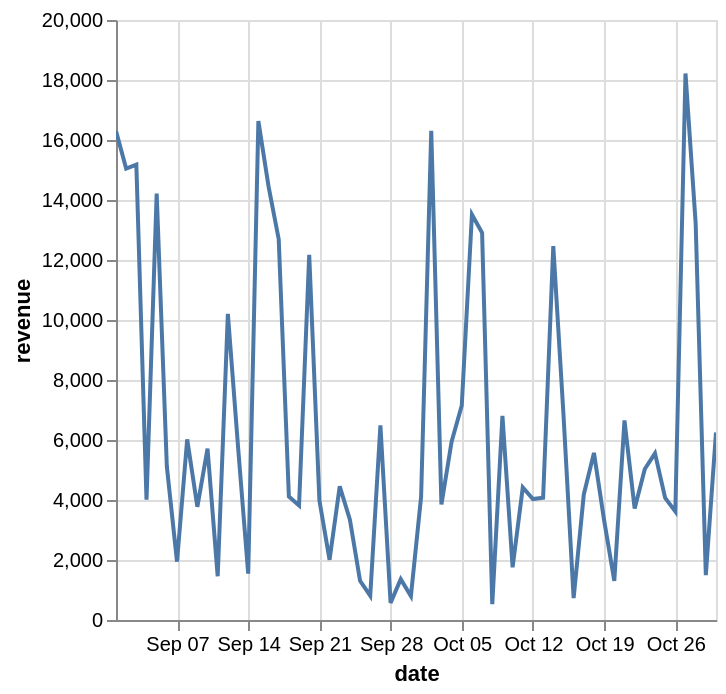

Notebook code for this chart:
### Markdown cell above
Линейный график - ежедневная выручка:

### Code cell
df.plot.line(
    x="date",
    y="revenue"
)

### Figure 1 — Vega-Lite specification as saved in the notebook (floating-point values rounded to 4 significant figures)
{"config": {"view": {"continuousWidth": 300, "continuousHeight": 300}}, "data": {"name": "data-72f16699f2a63b25b4313d7a7f8b1760"}, "mark": {"type": "line", "tooltip": true}, "encoding": {"x": {"field": "date", "type": "temporal"}, "y": {"field": "revenue", "type": "quantitative"}}, "params": [{"name": "param_13", "select": {"type": "interval", "encodings": ["x", "y"]}, "bind": "scales"}], "$schema": "https://vega.github.io/schema/vega-lite/v5.20.1.json", "datasets": {"data-72f16699f2a63b25b4313d7a7f8b1760": [{"date": "2025-09-01T00:00:00", "category": "Electronics", "price": 281.0, "units_sold": 58, "revenue": 16300.0}, {"date": "2025-09-02T00:00:00", "category": "Electronics", "price": 307.1, "units_sold": 49, "revenue": 15050.0}, {"date": "2025-09-03T00:00:00", "category": "Electronics", "price": 303.6, "units_sold": 50, "revenue": 15180.0}, {"date": "2025-09-04T00:00:00", "category": "Clothing", "price": 80.21, "units_sold": 50, "revenue": 4011.0}, {"date": "2025-09-05T00:00:00", "category": "Electronics", "price": 302.4, "units_sold": 47, "revenue": 14220.0}, {"date": "2025-09-06T00:00:00", "category": "Home", "price": 108.8, "units_sold": 47, "revenue": 5114.0}, {"date": "2025-09-07T00:00:00", "category": "Books", "price": 37.38, "units_sold": 52, "revenue": 1944.0}, {"date": "2025-09-08T00:00:00", "category": "Home", "price": 113.6, "units_sold": 53, "revenue": 6021.0}, {"date": "2025-09-09T00:00:00", "category": "Clothing", "price": 68.61, "units_sold": 55, "revenue": 3774.0}, {"date": "2025-09-10T00:00:00", "category": "Home", "price": 103.9, "units_sold": 55, "revenue": 5713.0}, {"date": "2025-09-11T00:00:00", "category": "Books", "price": 29.15, "units_sold": 50, "revenue": 1457.0}, {"date": "2025-09-12T00:00:00", "category": "Electronics", "price": 318.9, "units_sold": 32, "revenue": 10210.0}, {"date": "2025-09-13T00:00:00", "category": "Home", "price": 103.2, "units_sold": 56, "revenue": 5777.0}, {"date": "2025-09-14T00:00:00", "category": "Books", "price": 28.09, "units_sold": 55, "revenue": 1545.0}, {"date": "2025-09-15T00:00:00", "category": "Electronics", "price": 281.8, "units_sold": 59, "revenue": 16630.0}, {"date": "2025-09-16T00:00:00", "category": "Electronics", "price": 314.2, "units_sold": 46, "revenue": 14450.0}, {"date": "2025-09-17T00:00:00", "category": "Electronics", "price": 295.2, "units_sold": 43, "revenue": 12690.0}, {"date": "2025-09-18T00:00:00", "category": "Clothing", "price": 74.81, "units_sold": 55, "revenue": 4114.0}, {"date": "2025-09-19T00:00:00", "category": "Clothing", "price": 86.81, "units_sold": 44, "revenue": 3820.0}, {"date": "2025-09-20T00:00:00", "category": "Electronics", "price": 304.4, "units_sold": 40, "revenue": 12170.0}, {"date": "2025-09-21T00:00:00", "category": "Clothing", "price": 81.37, "units_sold": 49, "revenue": 3987.0}, {"date": "2025-09-22T00:00:00", "category": "Books", "price": 44.58, "units_sold": 45, "revenue": 2006.0}, {"date": "2025-09-23T00:00:00", "category": "Clothing", "price": 87.38, "units_sold": 51, "revenue": 4457.0}, {"date": "2025-09-24T00:00:00", "category": "Clothing", "price": 92.87, "units_sold": 36, "revenue": 3343.0}, {"date": "2025-09-25T00:00:00", "category": "Books", "price": 21.05, "units_sold": 62, "revenue": 1305.0}, {"date": "2025-09-26T00:00:00", "category": "Books", "price": 13.51, "units_sold": 60, "revenue": 810.3}, {"date": "2025-09-27T00:00:00", "category": "Home", "price": 115.8, "units_sold": 56, "revenue": 6486.0}, {"date": "2025-09-28T00:00:00", "category": "Books", "price": 10.59, "units_sold": 54, "revenue": 571.6}, {"date": "2025-09-29T00:00:00", "category": "Books", "price": 34.88, "units_sold": 39, "revenue": 1360.0}, {"date": "2025-09-30T00:00:00", "category": "Books", "price": 13.77, "units_sold": 58, "revenue": 798.8}, {"date": "2025-10-01T00:00:00", "category": "Clothing", "price": 80.38, "units_sold": 51, "revenue": 4099.0}, {"date": "2025-10-02T00:00:00", "category": "Electronics", "price": 286.1, "units_sold": 57, "revenue": 16310.0}, {"date": "2025-10-03T00:00:00", "category": "Clothing", "price": 91.68, "units_sold": 42, "revenue": 3851.0}, {"date": "2025-10-04T00:00:00", "category": "Home", "price": 123.8, "units_sold": 48, "revenue": 5944.0}, {"date": "2025-10-05T00:00:00", "category": "Home", "price": 121.2, "units_sold": 59, "revenue": 7149.0}, {"date": "2025-10-06T00:00:00", "category": "Electronics", "price": 307.2, "units_sold": 44, "revenue": 13520.0}, {"date": "2025-10-07T00:00:00", "category": "Electronics", "price": 307.3, "units_sold": 42, "revenue": 12910.0}, {"date": "2025-10-08T00:00:00", "category": "Books", "price": 9.46, "units_sold": 56, "revenue": 529.9}, {"date": "2025-10-09T00:00:00", "category": "Home", "price": 106.3, "units_sold": 64, "revenue": 6805.0}, {"date": "2025-10-10T00:00:00", "category": "Books", "price": 43.88, "units_sold": 40, "revenue": 1755.0}, {"date": "2025-10-11T00:00:00", "category": "Clothing", "price": 80.31, "units_sold": 55, "revenue": 4417.0}, {"date": "2025-10-12T00:00:00", "category": "Clothing", "price": 66.11, "units_sold": 61, "revenue": 4033.0}, {"date": "2025-10-13T00:00:00", "category": "Clothing", "price": 81.58, "units_sold": 50, "revenue": 4079.0}, {"date": "2025-10-14T00:00:00", "category": "Electronics", "price": 304.0, "units_sold": 41, "revenue": 12460.0}, {"date": "2025-10-15T00:00:00", "category": "Home", "price": 100.8, "units_sold": 68, "revenue": 6853.0}, {"date": "2025-10-16T00:00:00", "category": "Books", "price": 14.58, "units_sold": 50, "revenue": 728.9}, {"date": "2025-10-17T00:00:00", "category": "Clothing", "price": 95.12, "units_sold": 44, "revenue": 4185.0}, {"date": "2025-10-18T00:00:00", "category": "Home", "price": 132.6, "units_sold": 42, "revenue": 5571.0}, {"date": "2025-10-19T00:00:00", "category": "Clothing", "price": 65.14, "units_sold": 51, "revenue": 3322.0}, {"date": "2025-10-20T00:00:00", "category": "Books", "price": 26.11, "units_sold": 50, "revenue": 1305.0}, {"date": "2025-10-21T00:00:00", "category": "Home", "price": 138.6, "units_sold": 48, "revenue": 6652.0}, {"date": "2025-10-22T00:00:00", "category": "Clothing", "price": 88.52, "units_sold": 42, "revenue": 3718.0}, {"date": "2025-10-23T00:00:00", "category": "Home", "price": 139.8, "units_sold": 36, "revenue": 5033.0}, {"date": "2025-10-24T00:00:00", "category": "Home", "price": 104.8, "units_sold": 53, "revenue": 5557.0}, {"date": "2025-10-25T00:00:00", "category": "Clothing", "price": 62.56, "units_sold": 65, "revenue": 4066.0}, {"date": "2025-10-26T00:00:00", "category": "Clothing", "price": 60.29, "units_sold": 60, "revenue": 3617.0}, {"date": "2025-10-27T00:00:00", "category": "Electronics", "price": 289.2, "units_sold": 63, "revenue": 18220.0}, {"date": "2025-10-28T00:00:00", "category": "Electronics", "price": 300.6, "units_sold": 44, "revenue": 13220.0}, {"date": "2025-10-29T00:00:00", "category": "Books", "price": 31.76, "units_sold": 47, "revenue": 1493.0}, {"date": "2025-10-30T00:00:00", "category": "Home", "price": 109.7, "units_sold": 57, "revenue": 6254.0}]}}
